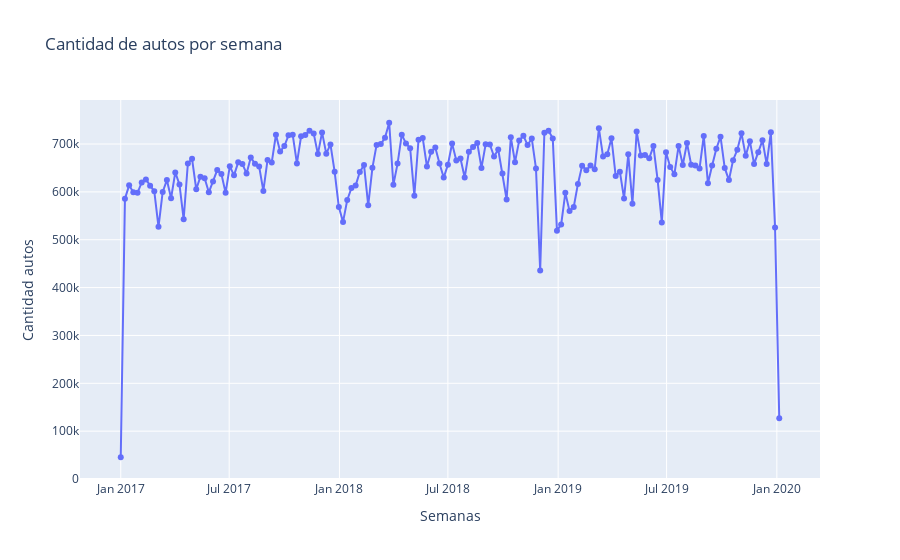

Notebook code cell kept with this figure:
### Code cell
fig = go.Figure()
fig.add_trace(go.Scatter(x=sem_illia.index, y=sem_illia['cantidad_pasos'], mode='lines+markers'))
fig.update_layout(title='Cantidad de autos por semana',
                   xaxis_title='Semanas',
                   yaxis_title='Cantidad autos')

### Figure 1 — Plotly figure (JSON) as saved in the notebook; plotly's stock layout.template omitted (floating-point values rounded to 4 significant figures; data arrays with more than 128 entries replaced by an {"elided": "..."} marker saying what was removed)
{"data": [{"mode": "lines+markers", "type": "scatter", "x": {"elided": "158 str values"}, "y": {"elided": "158 int values"}}], "layout": {"autosize": true, "title": {"text": "Cantidad de autos por semana"}, "xaxis": {"autorange": true, "range": ["2016-10-24 23:32:37.6642", "2020-03-13 00:27:22.3358"], "title": {"text": "Semanas"}, "type": "date"}, "yaxis": {"autorange": true, "range": [-5721.0, 795700.0], "title": {"text": "Cantidad autos"}, "type": "linear"}}}
